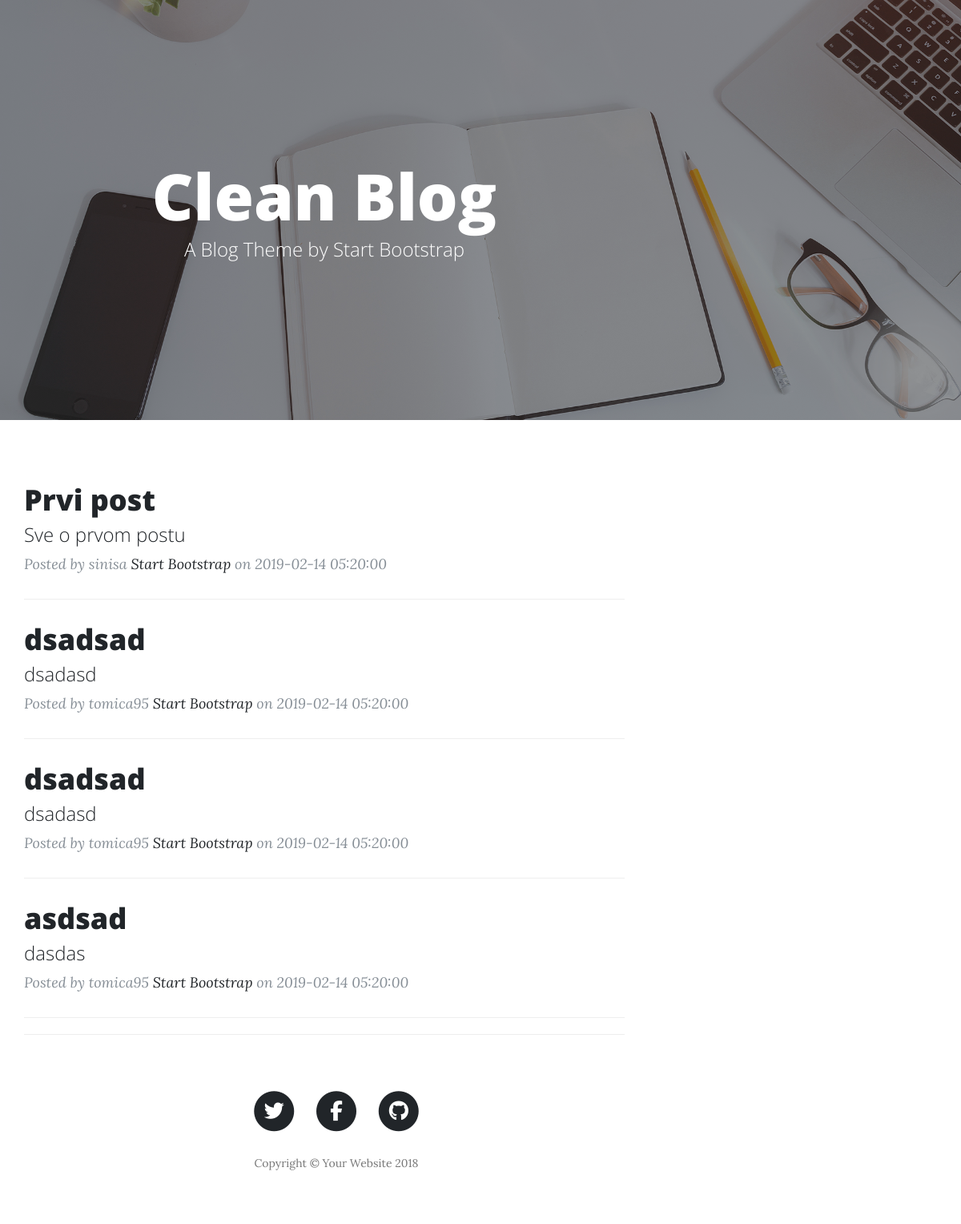
The page / on the database its author committed.
### tables this page shows
CREATE TABLE `posts` (
  `id_post` int(11) NOT NULL,
  `title` varchar(40) NOT NULL,
  `subtitle` varchar(40) NOT NULL,
  `text` text NOT NULL,
  `user_id` int(11) NOT NULL,
  `created_at` datetime NOT NULL
);

CREATE TABLE `users` (
  `id_user` int(11) NOT NULL,
  `username` varchar(100) NOT NULL,
  `password` varchar(100) NOT NULL,
  `email` varchar(255) NOT NULL,
  `token` varchar(255) NOT NULL,
  `verified` int(11) DEFAULT '0',
  `role_id` int(11) NOT NULL
);

### php/allposts.php (called while the page is built)
<?php
    $get_posts = "SELECT * FROM posts p INNER JOIN users u ON p.user_id=u.id_user";
    $stmt = $connection->prepare($get_posts);
    $stmt->execute();
    $posts = $stmt->fetchAll();
?>

### views/home.php (the view)
<?php
  include "php/allposts.php";
?>
    <div class="container">
      <div class="row">
        <div class="col-lg-8 col-md-10 mx-auto">
          <?php foreach($posts as $post): ?>
              <div class="post-preview">
                <a href="index.php?page=post&post_id=<?=$post->id_post?>">
                  <h2 class="post-title">
                    <?= $post->title ?>
                  </h2>
                  <h3 class="post-subtitle">
                    <?= $post->subtitle?>
                  </h3>
                </a>
                <p class="post-meta">Posted by <?= $post->username ?>
                  <a href="#">Start Bootstrap</a>
                  on <?= $post->created_at ?></p>
              </div>
              <hr>
          <?php endforeach;?>
    <hr>

### rows shown on the page
posts: title "Prvi post", subtitle "Sve o prvom postu", user.username "sinisa", created_at "2019-02-14 05:20:00"
posts: title "dsadsad", subtitle "dsadasd", user.username "tomica95", created_at "2019-02-14 05:20:00"
posts: title "dsadsad", subtitle "dsadasd", user.username "tomica95", created_at "2019-02-14 05:20:00"
posts: title "asdsad", subtitle "dasdas", user.username "tomica95", created_at "2019-02-14 05:20:00"
